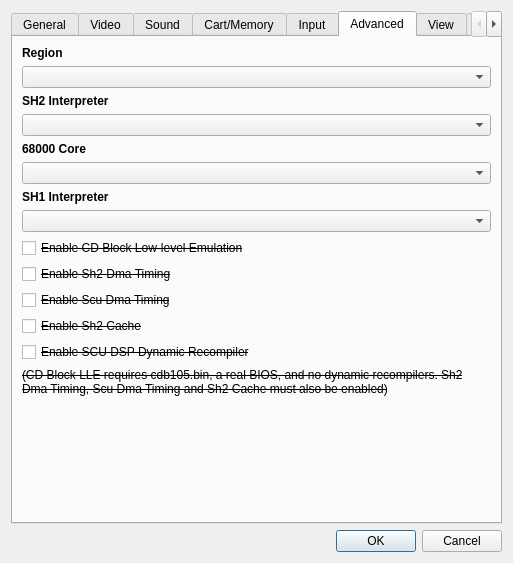
<?xml version="1.0" encoding="UTF-8"?>
<ui version="4.0">
 <class>UISettings</class>
 <widget class="QDialog" name="UISettings">
  <property name="geometry">
   <rect>
    <x>0</x>
    <y>0</y>
    <width>513</width>
    <height>523</height>
   </rect>
  </property>
  <property name="windowTitle">
   <string>Settings</string>
  </property>
  <layout class="QVBoxLayout">
   <item>
    <widget class="QTabWidget" name="twPages">
     <property name="font">
      <font>
       <weight>50</weight>
       <bold>false</bold>
      </font>
     </property>
     <property name="currentIndex">
      <number>5</number>
     </property>
     <widget class="QWidget" name="wGeneral">
      <attribute name="title">
       <string>General</string>
      </attribute>
      <layout class="QGridLayout" name="gridLayout1">
       <item row="21" column="0">
        <widget class="QCheckBox" name="cbEnableMultiThreading">
         <property name="text">
          <string>Enable Multithreading</string>
         </property>
        </widget>
       </item>
       <item row="19" column="0">
        <widget class="QCheckBox" name="cbClockSync">
         <property name="text">
          <string>Synchronize Saturn internal clock with set time</string>
         </property>
        </widget>
       </item>
       <item row="23" column="0">
        <spacer>
         <property name="orientation">
          <enum>Qt::Vertical</enum>
         </property>
         <property name="sizeHint" stdset="0">
          <size>
           <width>20</width>
           <height>2</height>
          </size>
         </property>
        </spacer>
       </item>
       <item row="1" column="0">
        <widget class="QLineEdit" name="leBios"/>
       </item>
       <item row="1" column="1">
        <widget class="QToolButton" name="tbBios">
         <property name="text">
          <string>...</string>
         </property>
        </widget>
       </item>
       <item row="4" column="0" colspan="2">
        <widget class="QLabel" name="lCdRom">
         <property name="font">
          <font>
           <weight>75</weight>
           <bold>true</bold>
          </font>
         </property>
         <property name="text">
          <string>CD-ROM</string>
         </property>
         <property name="textFormat">
          <enum>Qt::PlainText</enum>
         </property>
        </widget>
       </item>
       <item row="5" column="0" colspan="2">
        <widget class="QComboBox" name="cbCdRom"/>
       </item>
       <item row="7" column="0">
        <widget class="QLineEdit" name="leCdRom"/>
       </item>
       <item row="7" column="1">
        <widget class="QToolButton" name="tbCdRom">
         <property name="text">
          <string>...</string>
         </property>
        </widget>
       </item>
       <item row="8" column="0" colspan="2">
        <widget class="QLabel" name="lSaveStates">
         <property name="font">
          <font>
           <weight>75</weight>
           <bold>true</bold>
          </font>
         </property>
         <property name="text">
          <string>Save States</string>
         </property>
         <property name="textFormat">
          <enum>Qt::PlainText</enum>
         </property>
        </widget>
       </item>
       <item row="9" column="0">
        <widget class="QLineEdit" name="leSaveStates"/>
       </item>
       <item row="9" column="1">
        <widget class="QToolButton" name="tbSaveStates">
         <property name="text">
          <string>...</string>
         </property>
        </widget>
       </item>
       <item row="10" column="0" colspan="2">
        <widget class="QLabel" name="lTranslation">
         <property name="font">
          <font>
           <weight>75</weight>
           <bold>true</bold>
          </font>
         </property>
         <property name="text">
          <string>Translation</string>
         </property>
         <property name="textFormat">
          <enum>Qt::PlainText</enum>
         </property>
        </widget>
       </item>
       <item row="14" column="0" colspan="2">
        <widget class="Line" name="line">
         <property name="orientation">
          <enum>Qt::Horizontal</enum>
         </property>
        </widget>
       </item>
       <item row="15" column="0" colspan="2">
        <widget class="QCheckBox" name="cbEnableFrameSkipLimiter">
         <property name="text">
          <string>Enable Frame Skip/Limiter</string>
         </property>
        </widget>
       </item>
       <item row="16" column="0" colspan="2">
        <widget class="QCheckBox" name="cbShowFPS">
         <property name="text">
          <string>Show FPS</string>
         </property>
        </widget>
       </item>
       <item row="17" column="0" colspan="2">
        <widget class="QCheckBox" name="cbAutostart">
         <property name="text">
          <string>Autostart</string>
         </property>
        </widget>
       </item>
       <item row="0" column="0" colspan="2">
        <widget class="QLabel" name="lBios">
         <property name="font">
          <font>
           <weight>75</weight>
           <bold>true</bold>
          </font>
         </property>
         <property name="text">
          <string>Bios</string>
         </property>
         <property name="textFormat">
          <enum>Qt::PlainText</enum>
         </property>
        </widget>
       </item>
       <item row="6" column="0" colspan="2">
        <widget class="QComboBox" name="cbCdDrive">
         <property name="sizePolicy">
          <sizepolicy hsizetype="Minimum" vsizetype="Fixed">
           <horstretch>0</horstretch>
           <verstretch>0</verstretch>
          </sizepolicy>
         </property>
        </widget>
       </item>
       <item row="11" column="0" colspan="2">
        <widget class="QComboBox" name="cbTranslation"/>
       </item>
       <item row="20" column="0">
        <widget class="QDateTimeEdit" name="dteBaseTime">
         <property name="calendarPopup">
          <bool>true</bool>
         </property>
        </widget>
       </item>
       <item row="22" column="0">
        <widget class="QLabel" name="label_2">
         <property name="text">
          <string>Number of Threads</string>
         </property>
        </widget>
       </item>
       <item row="22" column="1">
        <widget class="QSpinBox" name="sbNumberOfThreads"/>
       </item>
       <item row="2" column="0">
        <widget class="QCheckBox" name="cbEnableBiosEmulation">
         <property name="text">
          <string>Enable Built-in HLE Bios</string>
         </property>
        </widget>
       </item>
      </layout>
     </widget>
     <widget class="QWidget" name="wVideo">
      <attribute name="title">
       <string>Video</string>
      </attribute>
      <layout class="QGridLayout" name="gridLayout2">
       <item row="16" column="0" colspan="3">
        <widget class="QLabel" name="lVideoFormat">
         <property name="font">
          <font>
           <weight>75</weight>
           <bold>true</bold>
          </font>
         </property>
         <property name="text">
          <string>Video Format</string>
         </property>
         <property name="textFormat">
          <enum>Qt::PlainText</enum>
         </property>
        </widget>
       </item>
       <item row="3" column="0" colspan="3">
        <widget class="QLabel" name="lOSDCore">
         <property name="font">
          <font>
           <weight>75</weight>
           <bold>true</bold>
          </font>
         </property>
         <property name="text">
          <string>OSD Core</string>
         </property>
         <property name="textFormat">
          <enum>Qt::PlainText</enum>
         </property>
        </widget>
       </item>
       <item row="6" column="0" colspan="3">
        <widget class="QComboBox" name="cbAspectRatio"/>
       </item>
       <item row="8" column="0">
        <widget class="QLabel" name="lWinHeight">
         <property name="text">
          <string>Height</string>
         </property>
        </widget>
       </item>
       <item row="1" column="0" colspan="3">
        <widget class="QComboBox" name="cbVideoCore"/>
       </item>
       <item row="7" column="1">
        <widget class="QLineEdit" name="leWinWidth"/>
       </item>
       <item row="17" column="0" colspan="3">
        <widget class="QComboBox" name="cbVideoFormat"/>
       </item>
       <item row="10" column="0" colspan="3">
        <widget class="QComboBox" name="cbFullscreenResolution"/>
       </item>
       <item row="2" column="0">
        <widget class="QCheckBox" name="cbBilinear">
         <property name="text">
          <string>Bilinear Filtering (Restart required)</string>
         </property>
        </widget>
       </item>
       <item row="9" column="0">
        <widget class="QLabel" name="lFullScreenResolution">
         <property name="font">
          <font>
           <weight>75</weight>
           <bold>true</bold>
          </font>
         </property>
         <property name="text">
          <string>Fullscreen Resolution</string>
         </property>
         <property name="textFormat">
          <enum>Qt::PlainText</enum>
         </property>
        </widget>
       </item>
       <item row="5" column="0" colspan="3">
        <widget class="QLabel" name="lWinResolution">
         <property name="font">
          <font>
           <weight>75</weight>
           <bold>true</bold>
          </font>
         </property>
         <property name="text">
          <string>Window Resolution</string>
         </property>
         <property name="textFormat">
          <enum>Qt::PlainText</enum>
         </property>
        </widget>
       </item>
       <item row="4" column="0" colspan="3">
        <widget class="QComboBox" name="cbOSDCore"/>
       </item>
       <item row="7" column="0">
        <widget class="QLabel" name="lWinWidth">
         <property name="text">
          <string>Width</string>
         </property>
        </widget>
       </item>
       <item row="0" column="0" colspan="3">
        <widget class="QLabel" name="lVideoCore">
         <property name="font">
          <font>
           <weight>75</weight>
           <bold>true</bold>
          </font>
         </property>
         <property name="text">
          <string>Video Core</string>
         </property>
         <property name="textFormat">
          <enum>Qt::PlainText</enum>
         </property>
        </widget>
       </item>
       <item row="21" column="0" colspan="3">
        <spacer>
         <property name="orientation">
          <enum>Qt::Vertical</enum>
         </property>
         <property name="sizeHint" stdset="0">
          <size>
           <width>20</width>
           <height>2</height>
          </size>
         </property>
        </spacer>
       </item>
       <item row="12" column="0">
        <widget class="QCheckBox" name="cbFullscreen">
         <property name="text">
          <string>Start in Fullscreen</string>
         </property>
        </widget>
       </item>
       <item row="8" column="1">
        <widget class="QLineEdit" name="leWinHeight"/>
       </item>
       <item row="18" column="0">
        <widget class="QCheckBox" name="cbEnableIntegerPixelScaling">
         <property name="text">
          <string>Use integer pixel scaling</string>
         </property>
        </widget>
       </item>
       <item row="18" column="1">
        <widget class="QSpinBox" name="sbIntegerPixelScalingMultiplier">
         <property name="maximumSize">
          <size>
           <width>40</width>
           <height>16777215</height>
          </size>
         </property>
         <property name="minimum">
          <number>2</number>
         </property>
         <property name="maximum">
          <number>4</number>
         </property>
         <property name="singleStep">
          <number>1</number>
         </property>
        </widget>
       </item>
      </layout>
     </widget>
     <widget class="QWidget" name="wSound">
      <attribute name="title">
       <string>Sound</string>
      </attribute>
      <layout class="QVBoxLayout">
       <item>
        <widget class="QLabel" name="lSoundCore">
         <property name="font">
          <font>
           <weight>75</weight>
           <bold>true</bold>
          </font>
         </property>
         <property name="text">
          <string>Sound Core</string>
         </property>
         <property name="textFormat">
          <enum>Qt::PlainText</enum>
         </property>
        </widget>
       </item>
       <item>
        <widget class="QComboBox" name="cbSoundCore"/>
       </item>
       <item>
        <widget class="QCheckBox" name="cbNewScsp">
         <property name="text">
          <string>Enable higher quality sound (may be slower)</string>
         </property>
        </widget>
       </item>
       <item>
        <widget class="QCheckBox" name="cbScspDspDynarec">
         <property name="text">
          <string>Enable SCSP DSP Dynamic Recompiler</string>
         </property>
        </widget>
       </item>
       <item>
        <spacer>
         <property name="orientation">
          <enum>Qt::Vertical</enum>
         </property>
         <property name="sizeHint" stdset="0">
          <size>
           <width>20</width>
           <height>2</height>
          </size>
         </property>
        </spacer>
       </item>
      </layout>
     </widget>
     <widget class="QWidget" name="wCartMemory">
      <attribute name="title">
       <string>Cart/Memory</string>
      </attribute>
      <layout class="QGridLayout" name="gridLayout3">
       <item row="8" column="0">
        <widget class="QLabel" name="lSH1ROM">
         <property name="text">
          <string>SH1 ROM</string>
         </property>
        </widget>
       </item>
       <item row="5" column="3">
        <widget class="QToolButton" name="tbCartridge">
         <property name="text">
          <string>...</string>
         </property>
        </widget>
       </item>
       <item row="7" column="3">
        <widget class="QToolButton" name="tbMemory">
         <property name="text">
          <string>...</string>
         </property>
        </widget>
       </item>
       <item row="7" column="0" colspan="3">
        <widget class="QLineEdit" name="leMemory"/>
       </item>
       <item row="12" column="3">
        <widget class="QToolButton" name="tbMpegROM">
         <property name="text">
          <string>...</string>
         </property>
        </widget>
       </item>
       <item row="13" column="1">
        <spacer>
         <property name="orientation">
          <enum>Qt::Vertical</enum>
         </property>
         <property name="sizeHint" stdset="0">
          <size>
           <width>20</width>
           <height>2</height>
          </size>
         </property>
        </spacer>
       </item>
       <item row="5" column="0" colspan="3">
        <widget class="QLineEdit" name="leCartridge">
         <property name="inputMask">
          <string/>
         </property>
        </widget>
       </item>
       <item row="6" column="0" colspan="4">
        <widget class="QLabel" name="lMemory">
         <property name="font">
          <font>
           <weight>75</weight>
           <bold>true</bold>
          </font>
         </property>
         <property name="text">
          <string>Memory</string>
         </property>
         <property name="textFormat">
          <enum>Qt::PlainText</enum>
         </property>
        </widget>
       </item>
       <item row="11" column="0" colspan="4">
        <widget class="QLabel" name="lMpegROM">
         <property name="font">
          <font>
           <weight>75</weight>
           <bold>true</bold>
          </font>
         </property>
         <property name="text">
          <string>Mpeg ROM</string>
         </property>
         <property name="textFormat">
          <enum>Qt::PlainText</enum>
         </property>
        </widget>
       </item>
       <item row="0" column="0" colspan="4">
        <widget class="QLabel" name="lCartridge">
         <property name="font">
          <font>
           <weight>75</weight>
           <bold>true</bold>
          </font>
         </property>
         <property name="text">
          <string>Cartridge</string>
         </property>
         <property name="textFormat">
          <enum>Qt::PlainText</enum>
         </property>
        </widget>
       </item>
       <item row="12" column="0" colspan="3">
        <widget class="QLineEdit" name="leMpegROM"/>
       </item>
       <item row="2" column="0">
        <widget class="QLabel" name="lCartridgeModemIP">
         <property name="text">
          <string>Default Dial IP</string>
         </property>
        </widget>
       </item>
       <item row="2" column="2" colspan="2">
        <widget class="QLineEdit" name="leCartridgeModemIP">
         <property name="toolTip">
          <string/>
         </property>
         <property name="inputMask">
          <string/>
         </property>
         <property name="maxLength">
          <number>15</number>
         </property>
        </widget>
       </item>
       <item row="1" column="0" colspan="4">
        <widget class="QComboBox" name="cbCartridge"/>
       </item>
       <item row="4" column="0">
        <widget class="QLabel" name="lCartridgeModemPort">
         <property name="font">
          <font>
           <weight>75</weight>
           <bold>true</bold>
          </font>
         </property>
         <property name="text">
          <string>Port</string>
         </property>
        </widget>
       </item>
       <item row="4" column="2" colspan="2">
        <widget class="QLineEdit" name="leCartridgeModemPort">
         <property name="toolTip">
          <string/>
         </property>
         <property name="text">
          <string notr="true"/>
         </property>
         <property name="maxLength">
          <number>5</number>
         </property>
        </widget>
       </item>
       <item row="9" column="0" colspan="3">
        <widget class="QLineEdit" name="leSH1ROM"/>
       </item>
       <item row="9" column="3">
        <widget class="QToolButton" name="tbSH1ROM">
         <property name="text">
          <string>...</string>
         </property>
        </widget>
       </item>
      </layout>
     </widget>
     <widget class="QWidget" name="wInput">
      <attribute name="title">
       <string>Input</string>
      </attribute>
      <layout class="QGridLayout" name="gridLayout4">
       <item row="0" column="0" colspan="2">
        <widget class="QLabel" name="lInput">
         <property name="sizePolicy">
          <sizepolicy hsizetype="Preferred" vsizetype="Maximum">
           <horstretch>0</horstretch>
           <verstretch>0</verstretch>
          </sizepolicy>
         </property>
         <property name="font">
          <font>
           <weight>75</weight>
           <bold>true</bold>
          </font>
         </property>
         <property name="text">
          <string>Input</string>
         </property>
         <property name="textFormat">
          <enum>Qt::PlainText</enum>
         </property>
        </widget>
       </item>
       <item row="1" column="0" colspan="2">
        <widget class="QComboBox" name="cbInput"/>
       </item>
       <item row="2" column="0">
        <widget class="UIPortManager" name="pmPort1">
         <property name="sizePolicy">
          <sizepolicy hsizetype="Preferred" vsizetype="Expanding">
           <horstretch>0</horstretch>
           <verstretch>0</verstretch>
          </sizepolicy>
         </property>
         <property name="title">
          <string>Port 1</string>
         </property>
        </widget>
       </item>
       <item row="2" column="1">
        <widget class="UIPortManager" name="pmPort2">
         <property name="sizePolicy">
          <sizepolicy hsizetype="Preferred" vsizetype="Expanding">
           <horstretch>0</horstretch>
           <verstretch>0</verstretch>
          </sizepolicy>
         </property>
         <property name="title">
          <string>Port 2</string>
         </property>
        </widget>
       </item>
       <item row="3" column="0">
        <widget class="QLabel" name="lGunMouseSensitivity">
         <property name="font">
          <font>
           <weight>75</weight>
           <bold>true</bold>
          </font>
         </property>
         <property name="text">
          <string>Gun/Mouse Sensitivity</string>
         </property>
        </widget>
       </item>
       <item row="4" column="0" colspan="2">
        <widget class="QSlider" name="sGunMouseSensitivity">
         <property name="minimum">
          <number>1</number>
         </property>
         <property name="maximum">
          <number>400</number>
         </property>
         <property name="orientation">
          <enum>Qt::Horizontal</enum>
         </property>
        </widget>
       </item>
      </layout>
     </widget>
     <widget class="QWidget" name="wAdvanced">
      <attribute name="title">
       <string>Advanced</string>
      </attribute>
      <layout class="QVBoxLayout">
       <item>
        <widget class="QLabel" name="lRegion">
         <property name="font">
          <font>
           <weight>75</weight>
           <bold>true</bold>
          </font>
         </property>
         <property name="text">
          <string>Region</string>
         </property>
         <property name="textFormat">
          <enum>Qt::PlainText</enum>
         </property>
        </widget>
       </item>
       <item>
        <widget class="QComboBox" name="cbRegion"/>
       </item>
       <item>
        <widget class="QLabel" name="lSH2Interpreter">
         <property name="font">
          <font>
           <weight>75</weight>
           <bold>true</bold>
          </font>
         </property>
         <property name="text">
          <string>SH2 Interpreter</string>
         </property>
         <property name="textFormat">
          <enum>Qt::PlainText</enum>
         </property>
        </widget>
       </item>
       <item>
        <widget class="QComboBox" name="cbSH2Interpreter"/>
       </item>
       <item>
        <widget class="QLabel" name="l68kCore">
         <property name="font">
          <font>
           <weight>75</weight>
           <bold>true</bold>
          </font>
         </property>
         <property name="text">
          <string>68000 Core</string>
         </property>
        </widget>
       </item>
       <item>
        <widget class="QComboBox" name="cb68kCore"/>
       </item>
       <item>
        <widget class="QLabel" name="lSH1Interpreter">
         <property name="font">
          <font>
           <weight>75</weight>
           <bold>true</bold>
          </font>
         </property>
         <property name="text">
          <string>SH1 Interpreter</string>
         </property>
        </widget>
       </item>
       <item>
        <widget class="QComboBox" name="cbSH1Interpreter"/>
       </item>
       <item>
        <widget class="QCheckBox" name="cbEnableCDBlockLLE">
         <property name="font">
          <font>
           <strikeout>true</strikeout>
          </font>
         </property>
         <property name="text">
          <string>Enable CD Block Low-level Emulation</string>
         </property>
        </widget>
       </item>
       <item>
        <widget class="QCheckBox" name="cbEnableSh2DmaTiming">
         <property name="font">
          <font>
           <strikeout>true</strikeout>
          </font>
         </property>
         <property name="text">
          <string>Enable Sh2 Dma Timing</string>
         </property>
        </widget>
       </item>
       <item>
        <widget class="QCheckBox" name="cbEnableScuDmaTiming">
         <property name="font">
          <font>
           <strikeout>true</strikeout>
          </font>
         </property>
         <property name="text">
          <string>Enable Scu Dma Timing</string>
         </property>
        </widget>
       </item>
       <item>
        <widget class="QCheckBox" name="cbEnableSh2Cache">
         <property name="font">
          <font>
           <strikeout>true</strikeout>
          </font>
         </property>
         <property name="text">
          <string>Enable Sh2 Cache</string>
         </property>
        </widget>
       </item>
       <item>
        <widget class="QCheckBox" name="cbScuDspDynarec">
         <property name="font">
          <font>
           <strikeout>true</strikeout>
          </font>
         </property>
         <property name="text">
          <string>Enable SCU DSP Dynamic Recompiler</string>
         </property>
        </widget>
       </item>
       <item>
        <widget class="QLabel" name="label_3">
         <property name="font">
          <font>
           <strikeout>true</strikeout>
          </font>
         </property>
         <property name="text">
          <string>(CD Block LLE requires cdb105.bin, a real BIOS, and no dynamic recompilers. Sh2 Dma Timing, Scu Dma Timing and Sh2 Cache must also be enabled)</string>
         </property>
         <property name="wordWrap">
          <bool>true</bool>
         </property>
        </widget>
       </item>
       <item>
        <spacer>
         <property name="orientation">
          <enum>Qt::Vertical</enum>
         </property>
         <property name="sizeHint" stdset="0">
          <size>
           <width>20</width>
           <height>2</height>
          </size>
         </property>
        </spacer>
       </item>
      </layout>
     </widget>
     <widget class="QWidget" name="wView">
      <attribute name="title">
       <string>View</string>
      </attribute>
      <layout class="QGridLayout">
       <item row="6" column="0">
        <spacer>
         <property name="orientation">
          <enum>Qt::Vertical</enum>
         </property>
         <property name="sizeHint" stdset="0">
          <size>
           <width>20</width>
           <height>2</height>
          </size>
         </property>
        </spacer>
       </item>
       <item row="0" column="0" colspan="3">
        <widget class="QLabel" name="lHideMenubar">
         <property name="font">
          <font>
           <weight>75</weight>
           <bold>true</bold>
          </font>
         </property>
         <property name="text">
          <string>Hide Menubar</string>
         </property>
        </widget>
       </item>
       <item row="1" column="0">
        <widget class="QRadioButton" name="rbMenubarNever">
         <property name="text">
          <string>Never</string>
         </property>
         <attribute name="buttonGroup">
          <string notr="true">bgShowMenubar</string>
         </attribute>
        </widget>
       </item>
       <item row="1" column="1">
        <widget class="QRadioButton" name="rbMenubarFullscreen">
         <property name="text">
          <string>On fullscreen</string>
         </property>
         <attribute name="buttonGroup">
          <string notr="true">bgShowMenubar</string>
         </attribute>
        </widget>
       </item>
       <item row="1" column="2">
        <widget class="QRadioButton" name="rbMenubarAlways">
         <property name="text">
          <string>Always</string>
         </property>
         <attribute name="buttonGroup">
          <string notr="true">bgShowMenubar</string>
         </attribute>
        </widget>
       </item>
       <item row="2" column="0" colspan="3">
        <widget class="QLabel" name="lHideToolbar">
         <property name="font">
          <font>
           <weight>75</weight>
           <bold>true</bold>
          </font>
         </property>
         <property name="text">
          <string>Hide Toolbar</string>
         </property>
        </widget>
       </item>
       <item row="3" column="0">
        <widget class="QRadioButton" name="rbToolbarNever">
         <property name="text">
          <string>Never</string>
         </property>
         <attribute name="buttonGroup">
          <string notr="true">bgShowToolbar</string>
         </attribute>
        </widget>
       </item>
       <item row="3" column="1">
        <widget class="QRadioButton" name="rbToolbarFullscreen">
         <property name="text">
          <string>On fullscreen</string>
         </property>
         <attribute name="buttonGroup">
          <string notr="true">bgShowToolbar</string>
         </attribute>
        </widget>
       </item>
       <item row="3" column="2">
        <widget class="QRadioButton" name="rbToolbarAlways">
         <property name="text">
          <string>Always</string>
         </property>
         <attribute name="buttonGroup">
          <string notr="true">bgShowToolbar</string>
         </attribute>
        </widget>
       </item>
       <item row="4" column="0" colspan="3">
        <widget class="QLabel" name="label">
         <property name="font">
          <font>
           <weight>75</weight>
           <bold>true</bold>
          </font>
         </property>
         <property name="text">
          <string>Show Log Window</string>
         </property>
        </widget>
       </item>
       <item row="5" column="1">
        <widget class="QRadioButton" name="rbLogWindowMessage">
         <property name="text">
          <string>On message</string>
         </property>
         <attribute name="buttonGroup">
          <string notr="true">bgShowLogWindow</string>
         </attribute>
        </widget>
       </item>
       <item row="1" column="3">
        <widget class="QRadioButton" name="rbMenubarFullscreenHover">
         <property name="text">
          <string>Display on Hover</string>
         </property>
         <attribute name="buttonGroup">
          <string notr="true">bgShowMenubar</string>
         </attribute>
        </widget>
       </item>
       <item row="5" column="0">
        <widget class="QRadioButton" name="rbLogWindowNever">
         <property name="text">
          <string>Never</string>
         </property>
         <attribute name="buttonGroup">
          <string notr="true">bgShowLogWindow</string>
         </attribute>
        </widget>
       </item>
      </layout>
     </widget>
     <widget class="QWidget" name="tab">
      <attribute name="title">
       <string>Shortcuts</string>
      </attribute>
      <layout class="QVBoxLayout" name="verticalLayout">
       <item>
        <widget class="UIShortcutManager" name="twShortcuts">
         <property name="tabKeyNavigation">
          <bool>false</bool>
         </property>
         <property name="dragDropOverwriteMode">
          <bool>false</bool>
         </property>
         <property name="selectionBehavior">
          <enum>QAbstractItemView::SelectRows</enum>
         </property>
         <attribute name="horizontalHeaderCascadingSectionResizes">
          <bool>false</bool>
         </attribute>
         <attribute name="horizontalHeaderStretchLastSection">
          <bool>false</bool>
         </attribute>
         <attribute name="verticalHeaderVisible">
          <bool>false</bool>
         </attribute>
         <attribute name="verticalHeaderStretchLastSection">
          <bool>false</bool>
         </attribute>
         <column>
          <property name="text">
           <string>Description</string>
          </property>
         </column>
         <column>
          <property name="text">
           <string>Shortcut</string>
          </property>
         </column>
        </widget>
       </item>
      </layout>
     </widget>
    </widget>
   </item>
   <item>
    <widget class="QDialogButtonBox" name="dbbButtons">
     <property name="orientation">
      <enum>Qt::Horizontal</enum>
     </property>
     <property name="standardButtons">
      <set>QDialogButtonBox::Cancel|QDialogButtonBox::Ok</set>
     </property>
    </widget>
   </item>
  </layout>
 </widget>
 <customwidgets>
  <customwidget>
   <class>UIPortManager</class>
   <extends>QGroupBox</extends>
   <header>ui/UIPortManager.h</header>
   <container>1</container>
  </customwidget>
  <customwidget>
   <class>UIShortcutManager</class>
   <extends>QTableWidget</extends>
   <header>UIShortcutManager.h</header>
  </customwidget>
 </customwidgets>
 <resources/>
 <connections>
  <connection>
   <sender>dbbButtons</sender>
   <signal>accepted()</signal>
   <receiver>UISettings</receiver>
   <slot>accept()</slot>
   <hints>
    <hint type="sourcelabel">
     <x>373</x>
     <y>399</y>
    </hint>
    <hint type="destinationlabel">
     <x>383</x>
     <y>403</y>
    </hint>
   </hints>
  </connection>
  <connection>
   <sender>dbbButtons</sender>
   <signal>rejected()</signal>
   <receiver>UISettings</receiver>
   <slot>reject()</slot>
   <hints>
    <hint type="sourcelabel">
     <x>467</x>
     <y>399</y>
    </hint>
    <hint type="destinationlabel">
     <x>453</x>
     <y>352</y>
    </hint>
   </hints>
  </connection>
 </connections>
 <buttongroups>
  <buttongroup name="bgShowMenubar"/>
  <buttongroup name="bgShowToolbar"/>
  <buttongroup name="bgShowLogWindow"/>
 </buttongroups>
</ui>
